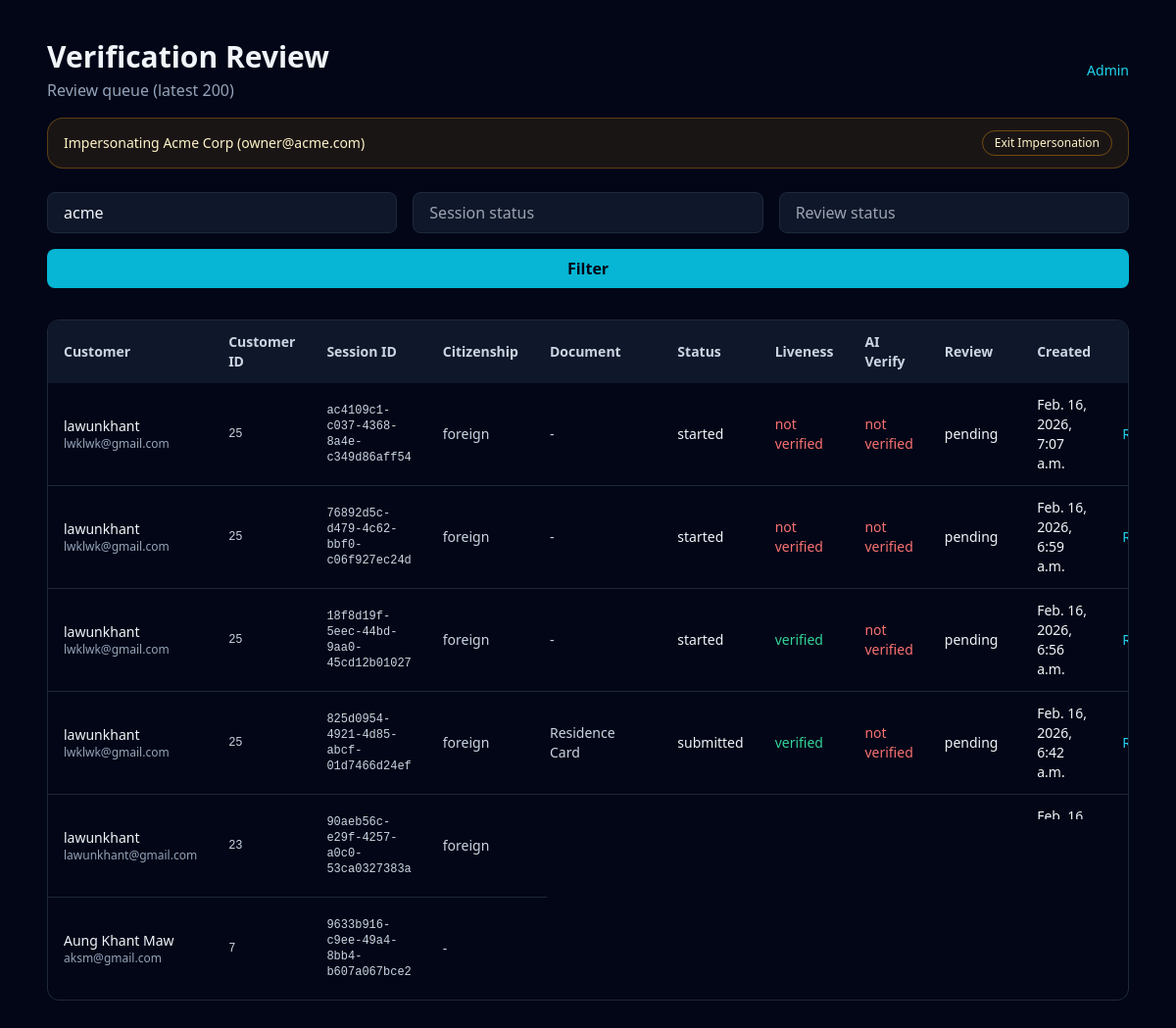
The page /review/ (signed in) on the database as committed earlier.
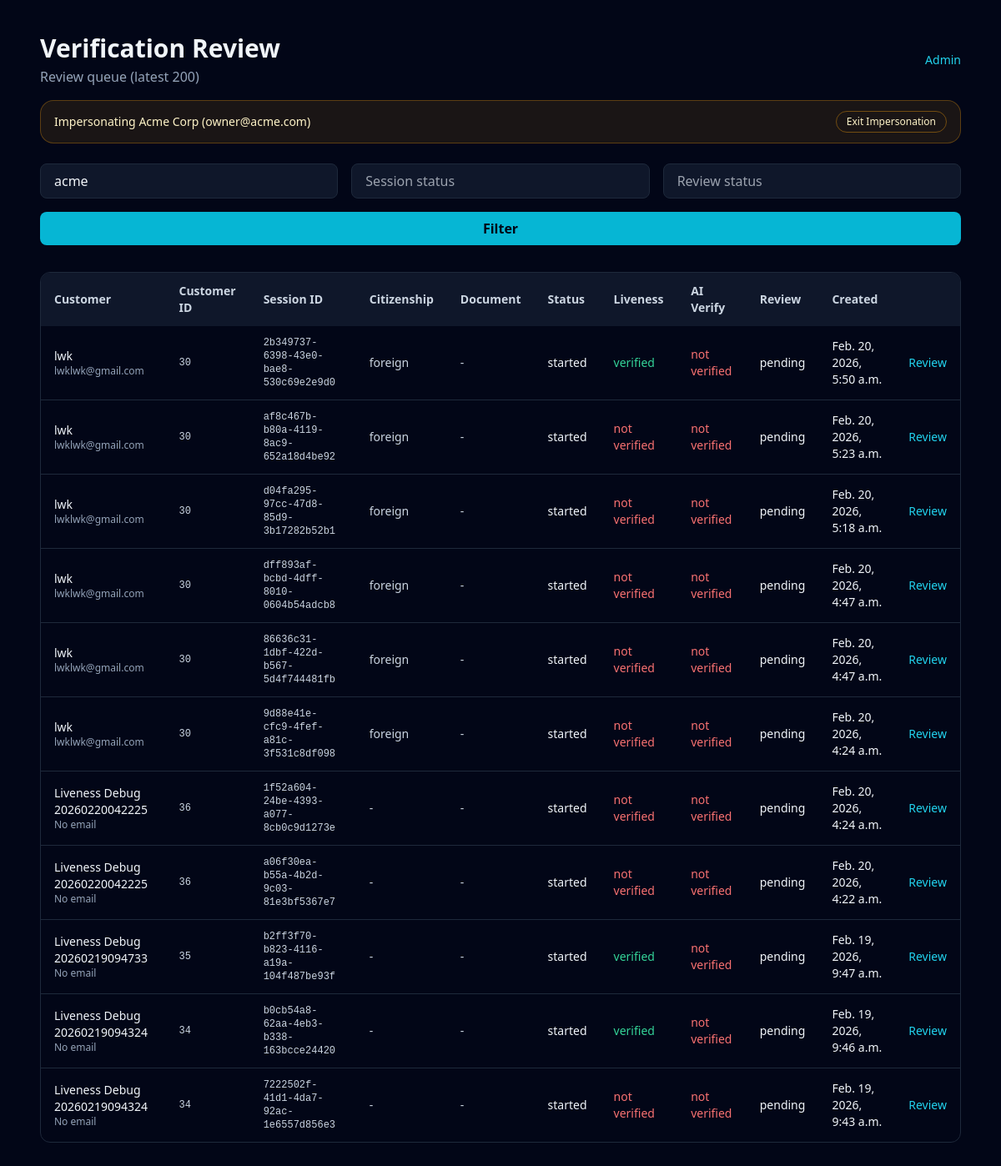
The same page on the database as committed later.
### kyc/models.py (models this page shows, shortened)
class VerificationSession(models.Model):
    id = models.UUIDField(primary_key=True, editable=False)
    tenant = models.ForeignKey("Tenant", on_delete=models.CASCADE, null=True, blank=True)
    customer = models.ForeignKey("Customer", on_delete=models.SET_NULL, null=True, blank=True)
    created_at = models.DateTimeField()
    updated_at = models.DateTimeField()
    status = models.CharField(max_length=50)
    current_step = models.IntegerField(default=1)
    front_image = models.CharField(max_length=255, blank=True, null=True)
    back_image = models.CharField(max_length=255, blank=True, null=True)
    selfie_image = models.CharField(max_length=255, blank=True, null=True)
    document_type = models.CharField(max_length=50, blank=True, null=True)
    document_data = models.JSONField(blank=True, null=True)
    residence_status = models.CharField(max_length=255, blank=True, null=True)
    residence_card_number = models.CharField(max_length=100, blank=True, null=True)
    residence_card_expiry = models.DateField(blank=True, null=True)
    verification_method = models.CharField(max_length=50, blank=True, null=True)
    verified_at = models.DateTimeField(blank=True, null=True)
    document_front_url = models.CharField(max_length=255, blank=True, null=True)
    document_back_url = models.CharField(max_length=255, blank=True, null=True)
    selfie_url = models.CharField(max_length=255, blank=True, null=True)
    thickness_card = models.CharField(max_length=255, blank=True, null=True)
    tilt_frames = models.JSONField(blank=True, null=True)
    detected_card_type = models.CharField(max_length=80, blank=True, null=True)
    liveness_running = models.BooleanField(default=False)
    liveness_completed = models.BooleanField(default=False)
    liveness_verified = models.BooleanField(default=False)
    liveness_confidence = models.FloatField(default=0)
    liveness_challenges = models.JSONField(blank=True, null=True)
    liveness_completed_count = models.IntegerField(blank=True, null=True)
    liveness_total_count = models.IntegerField(blank=True, null=True)
    verify_verified = models.BooleanField(default=False)
    verify_confidence = models.FloatField(default=0)
    verify_similarity = models.FloatField(default=0)
    physical_card_verified = models.BooleanField(default=False)
    physical_card_score = models.FloatField(default=0)
    edge_consistency_score = models.FloatField(default=0)
    depth_variation_score = models.FloatField(default=0)
    tilt_analysis = models.JSONField(blank=True, null=True)
    review_status = models.CharField(max_length=20, default="pending")
    review_notes = models.TextField(blank=True, null=True)
    reviewed_by = models.ForeignKey(
        settings.AUTH_USER_MODEL,
        on_delete=models.SET_NULL,
        blank=True,
        null=True,
        related_name="reviewed_sessions",
    )
    reviewed_at = models.DateTimeField(blank=True, null=True)
    user_agent = models.TextField(blank=True, null=True)
    ip_address = models.GenericIPAddressField(blank=True, null=True)
    class Meta:
        db_table = "kyc_sessions"

class Customer(models.Model):
    tenant = models.ForeignKey("Tenant", on_delete=models.CASCADE, to_field="uuid", db_column="tenant_uuid")
    external_ref = models.CharField(max_length=255, blank=True, null=True)
    citizenship_type = models.CharField(
        max_length=20,
        choices=[("japanese", "Japanese"), ("foreign", "Foreign")],
        blank=True,
        null=True,
    )
    full_name = models.CharField(max_length=255)
    full_name_kana = models.CharField(max_length=255, blank=True, null=True)
    date_of_birth = models.DateField(blank=True, null=True)
    gender = models.CharField(max_length=20, blank=True, null=True)
    nationality = models.CharField(max_length=100, blank=True, null=True)
    postal_code = models.CharField(max_length=20, blank=True, null=True)
    prefecture = models.CharField(max_length=100, blank=True, null=True)
    city = models.CharField(max_length=100, blank=True, null=True)
    street_address = models.CharField(max_length=255, blank=True, null=True)
    email = models.EmailField(blank=True, null=True)
    phone = models.CharField(max_length=40, blank=True, null=True)
    status = models.CharField(max_length=30, default="active")
    created_at = models.DateTimeField(auto_now_add=True)
    class Meta:
        db_table = "customers"
        unique_together = ("tenant", "external_ref")

### kyc/views.py (the view)
# urls.py: path('review/', views.review_sessions, name='review_sessions'),
@login_required
def review_sessions(request):
    tenant_slug = request.GET.get("tenant")
    status = request.GET.get("status")
    review_status = request.GET.get("review_status")
    if not _require_user_type(request.user, {"super_admin", "owner", "admin", "staff"}):
        return _role_denied()
    qs = VerificationSession.objects.select_related("tenant", "reviewed_by", "customer").order_by("-created_at")
    user_tenant = _get_user_tenant(request.user)
    if not request.user.is_superuser:
        if user_tenant is None:
            return HttpResponseForbidden("No tenant membership")
        qs = qs.filter(tenant=user_tenant)
    elif tenant_slug:
        qs = qs.filter(tenant__slug=tenant_slug)
    if status:
        qs = qs.filter(status=status)
    if review_status:
        qs = qs.filter(review_status=review_status)
    context = {
        "sessions": qs[:200],
        "tenant_slug": tenant_slug or "",
        "status": status or "",
        "review_status": review_status or "",
        "is_superuser": request.user.is_superuser,
        "user_tenant": user_tenant,
        **_impersonation_context(request),
    }
    return render(request, "kyc/admin_sessions.html", context)

### kyc/views.py (called while the page is built)
def _require_user_type(user, allowed_types):
    if not user.is_authenticated:
        return False
    if user.is_superuser:
        return "super_admin" in allowed_types
    return user.role in allowed_types

def _impersonation_context(request):
    impersonator_id = request.session.get("impersonator_id")
    started_at = request.session.get("impersonated_at")
    if not impersonator_id:
        return {"is_impersonating": False}
    if started_at and (dj_timezone.now().timestamp() - float(started_at)) > 3600:
        _clear_impersonation(request)
        return {"is_impersonating": False}
    try:
        impersonator = User.objects.get(id=impersonator_id)
    except User.DoesNotExist:
        _clear_impersonation(request)
        return {"is_impersonating": False}
    return {
        "is_impersonating": True,
        "impersonator": impersonator,
    }

def _get_user_tenant(user):
    if not user.is_authenticated:
        return None
    return user.tenant

### kyc/templates/kyc/admin_sessions.html (shortened to what the changed rows need)
{% load static %}
<!DOCTYPE html>
<html lang="en">
<head>
    <script src="https://cdn.tailwindcss.com"></script>
</head>
<body class="min-h-screen bg-slate-950 text-slate-100">
    <div class="max-w-6xl mx-auto px-6 py-10">
        <div class="flex items-center justify-between">
            <div>
                <h1 class="text-3xl font-semibold">Verification Review</h1>
            </div>
        </div>
        <div class="mt-8 overflow-x-auto rounded-xl border border-slate-800">
            <table class="w-full text-sm">
                <thead class="bg-slate-900 text-slate-300">
                    <tr>
                        <th class="text-left px-4 py-3">Customer</th>
                        <th class="text-left px-4 py-3">Customer ID</th>
                        <th class="text-left px-4 py-3">Session ID</th>
                        <th class="text-left px-4 py-3">Citizenship</th>
                        <th class="text-left px-4 py-3">Document</th>
                        <th class="text-left px-4 py-3">Status</th>
                        <th class="text-left px-4 py-3">Liveness</th>
                        <th class="text-left px-4 py-3">AI Verify</th>
                        <th class="text-left px-4 py-3">Review</th>
                        <th class="text-left px-4 py-3">Created</th>
                        <th class="text-left px-4 py-3"></th>
                    </tr>
                </thead>
                <tbody class="divide-y divide-slate-800">
                    {% for s in sessions %}
                    <tr class="hover:bg-slate-900/40">
                        <td class="px-4 py-3">
                            <div class="text-sm font-medium text-slate-100">
                                {{ s.customer.full_name|default:"Unknown" }}
                            </div>
                            <div class="text-xs text-slate-400">
                                {{ s.customer.email|default:"No email" }}
                            </div>
                        </td>
                        <td class="px-4 py-3 font-mono text-xs text-slate-300">
                            {{ s.customer.id|default:"-" }}
                        </td>
                        <td class="px-4 py-3 font-mono text-xs text-slate-300">
                            {{ s.id }}
                        </td>
                        <td class="px-4 py-3 text-sm text-slate-300">
                            {{ s.customer.citizenship_type|default:"-" }}
                        </td>
                        <td class="px-4 py-3 text-sm text-slate-300">
                            {{ s.detected_card_type|default:s.document_type|default:"-" }}
                        </td>
                        <td class="px-4 py-3">{{ s.status }}</td>
                        <td class="px-4 py-3">
                            {% if s.liveness_verified %}
                                <span class="text-emerald-400">verified</span>
                            {% else %}
                                <span class="text-red-400">not verified</span>
                            {% endif %}
                        </td>
                        <td class="px-4 py-3">
                            {% if s.verify_verified %}
                                <span class="text-emerald-400">verified</span>
                            {% else %}
                                <span class="text-red-400">not verified</span>
                            {% endif %}
                        </td>
                        <td class="px-4 py-3">{{ s.review_status }}</td>
                        <td class="px-4 py-3">{{ s.created_at }}</td>
                        <td class="px-4 py-3">
                            <a class="text-cyan-400 hover:text-cyan-300" href="{% url 'review_session_detail' s.id %}">Review</a>
                        </td>
                    </tr>
                    {% empty %}
                    <tr>
                        <td class="px-4 py-6 text-slate-400" colspan="11">No sessions found.</td>
                    </tr>
                    {% endfor %}
                </tbody>
            </table>
        </div>
    </div>
</body>
</html>

Rows that differ between the two databases and show on the page:
removed VerificationSession: customer.full_name "lawunkhant", customer.email "lwklwk@gmail.com", customer.id "25", id "ac4109c1-c037-4368-8a4e-c349d86aff54", customer.citizenship_type "foreign", detected_card_type "-", status "started", liveness_verified "not verified", verify_verified "not verified", review_status "pending", created_at "Feb. 16, 2026, 7:07 a.m."
removed VerificationSession: customer.full_name "lawunkhant", customer.email "lwklwk@gmail.com", customer.id "25", id "76892d5c-d479-4c62-bbf0-c06f927ec24d", customer.citizenship_type "foreign", detected_card_type "-", status "started", liveness_verified "not verified", verify_verified "not verified", review_status "pending", created_at "Feb. 16, 2026, 6:59 a.m."
removed VerificationSession: customer.full_name "lawunkhant", customer.email "lwklwk@gmail.com", customer.id "25", id "18f8d19f-5eec-44bd-9aa0-45cd12b01027", customer.citizenship_type "foreign", detected_card_type "-", status "started", liveness_verified "verified", verify_verified "not verified", review_status "pending", created_at "Feb. 16, 2026, 6:56 a.m."
removed VerificationSession: customer.full_name "lawunkhant", customer.email "lwklwk@gmail.com", customer.id "25", id "825d0954-4921-4d85-abcf-01d7466d24ef", customer.citizenship_type "foreign", detected_card_type "Residence Card", status "submitted", liveness_verified "verified", verify_verified "not verified", review_status "pending", created_at "Feb. 16, 2026, 6:42 a.m."
removed VerificationSession: customer.full_name "lawunkhant", customer.email "lawunkhant@gmail.com", customer.id "23", id "90aeb56c-e29f-4257-a0c0-53ca0327383a", customer.citizenship_type "foreign", created_at "Feb. 16, 2026, 5:52 a.m."
removed VerificationSession: customer.full_name "Aung Khant Maw", customer.email "aksm@gmail.com", customer.id "7", id "9633b916-c9ee-49a4-8bb4-b607a067bce2", customer.citizenship_type "-"
added VerificationSession: customer.full_name "lwk", customer.email "lwklwk@gmail.com", customer.id "30", id "2b349737-6398-43e0-bae8-530c69e2e9d0", customer.citizenship_type "foreign", detected_card_type "-", status "started", liveness_verified "verified", verify_verified "not verified", review_status "pending", created_at "Feb. 20, 2026, 5:50 a.m."
added VerificationSession: customer.full_name "lwk", customer.email "lwklwk@gmail.com", customer.id "30", id "af8c467b-b80a-4119-8ac9-652a18d4be92", customer.citizenship_type "foreign", detected_card_type "-", status "started", liveness_verified "not verified", verify_verified "not verified", review_status "pending", created_at "Feb. 20, 2026, 5:23 a.m."
added VerificationSession: customer.full_name "lwk", customer.email "lwklwk@gmail.com", customer.id "30", id "d04fa295-97cc-47d8-85d9-3b17282b52b1", customer.citizenship_type "foreign", detected_card_type "-", status "started", liveness_verified "not verified", verify_verified "not verified", review_status "pending", created_at "Feb. 20, 2026, 5:18 a.m."
added VerificationSession: customer.full_name "lwk", customer.email "lwklwk@gmail.com", customer.id "30", id "dff893af-bcbd-4dff-8010-0604b54adcb8", customer.citizenship_type "foreign", detected_card_type "-", status "started", liveness_verified "not verified", verify_verified "not verified", review_status "pending", created_at "Feb. 20, 2026, 4:47 a.m."
added VerificationSession: customer.full_name "lwk", customer.email "lwklwk@gmail.com", customer.id "30", id "86636c31-1dbf-422d-b567-5d4f744481fb", customer.citizenship_type "foreign", detected_card_type "-", status "started", liveness_verified "not verified", verify_verified "not verified", review_status "pending", created_at "Feb. 20, 2026, 4:47 a.m."
added VerificationSession: customer.full_name "lwk", customer.email "lwklwk@gmail.com", customer.id "30", id "9d88e41e-cfc9-4fef-a81c-3f531c8df098", customer.citizenship_type "foreign", detected_card_type "-", status "started", liveness_verified "not verified", verify_verified "not verified", review_status "pending", created_at "Feb. 20, 2026, 4:24 a.m."
added VerificationSession: customer.full_name "Liveness Debug 20260220042225", customer.email "No email", customer.id "36", id "1f52a604-24be-4393-a077-8cb0c9d1273e", customer.citizenship_type "-", detected_card_type "-", status "started", liveness_verified "not verified", verify_verified "not verified", review_status "pending", created_at "Feb. 20, 2026, 4:24 a.m."
added VerificationSession: customer.full_name "Liveness Debug 20260220042225", customer.email "No email", customer.id "36", id "a06f30ea-b55a-4b2d-9c03-81e3bf5367e7", customer.citizenship_type "-", detected_card_type "-", status "started", liveness_verified "not verified", verify_verified "not verified", review_status "pending", created_at "Feb. 20, 2026, 4:22 a.m."
added VerificationSession: customer.full_name "Liveness Debug 20260219094733", customer.email "No email", customer.id "35", id "b2ff3f70-b823-4116-a19a-104f487be93f", customer.citizenship_type "-", detected_card_type "-", status "started", liveness_verified "verified", verify_verified "not verified", review_status "pending", created_at "Feb. 19, 2026, 9:47 a.m."
added VerificationSession: customer.full_name "Liveness Debug 20260219094324", customer.email "No email", customer.id "34", id "b0cb54a8-62aa-4eb3-b338-163bcce24420", customer.citizenship_type "-", detected_card_type "-", status "started", liveness_verified "verified", verify_verified "not verified", review_status "pending", created_at "Feb. 19, 2026, 9:46 a.m."
added VerificationSession: customer.full_name "Liveness Debug 20260219094324", customer.email "No email", customer.id "34", id "7222502f-41d1-4da7-92ac-1e6557d856e3", customer.citizenship_type "-", detected_card_type "-", status "started", liveness_verified "not verified", verify_verified "not verified", review_status "pending", created_at "Feb. 19, 2026, 9:43 a.m."
